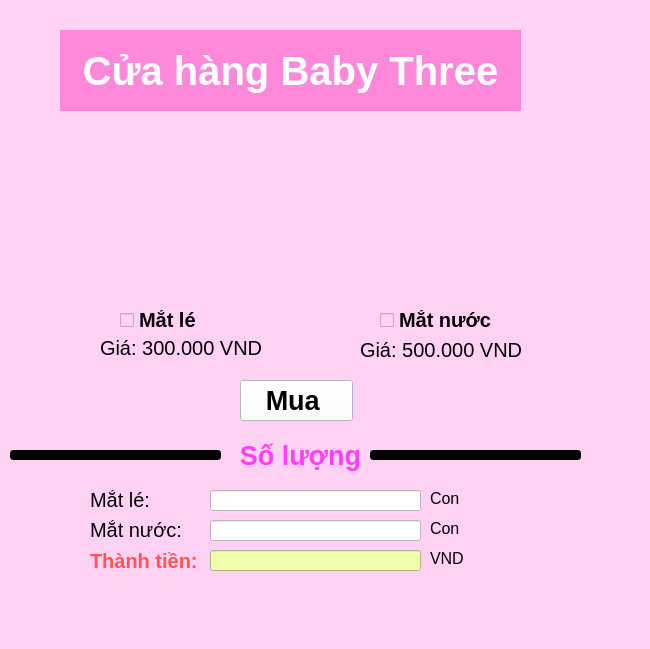
<?xml version="1.0" encoding="UTF-8"?>
<ui version="4.0">
 <class>MainWindow</class>
 <widget class="QMainWindow" name="MainWindow">
  <property name="geometry">
   <rect>
    <x>0</x>
    <y>0</y>
    <width>650</width>
    <height>649</height>
   </rect>
  </property>
  <property name="windowTitle">
   <string>BabyThree</string>
  </property>
  <property name="windowIcon">
   <iconset>
    <normaloff>../ListMathProject/images/student.png</normaloff>../ListMathProject/images/student.png</iconset>
  </property>
  <property name="styleSheet">
   <string notr="true">background-color: rgb(255, 210, 244);</string>
  </property>
  <widget class="QWidget" name="centralwidget">
   <widget class="QLabel" name="label">
    <property name="geometry">
     <rect>
      <x>60</x>
      <y>30</y>
      <width>461</width>
      <height>81</height>
     </rect>
    </property>
    <property name="font">
     <font>
      <pointsize>30</pointsize>
      <weight>75</weight>
      <bold>true</bold>
     </font>
    </property>
    <property name="styleSheet">
     <string notr="true">background-color: rgb(255, 136, 219);
color: rgb(255, 255, 255);</string>
    </property>
    <property name="text">
     <string>Cửa hàng Baby Three</string>
    </property>
    <property name="alignment">
     <set>Qt::AlignCenter</set>
    </property>
   </widget>
   <widget class="QLabel" name="label_4">
    <property name="geometry">
     <rect>
      <x>70</x>
      <y>130</y>
      <width>171</width>
      <height>171</height>
     </rect>
    </property>
    <property name="text">
     <string/>
    </property>
    <property name="pixmap">
     <pixmap>../../OneDrive/Pictures/Ảnh chụp màn hình/Ảnh chụp màn hình 2024-11-14 014553.png</pixmap>
    </property>
    <property name="scaledContents">
     <bool>true</bool>
    </property>
   </widget>
   <widget class="QLabel" name="label_5">
    <property name="geometry">
     <rect>
      <x>340</x>
      <y>130</y>
      <width>171</width>
      <height>171</height>
     </rect>
    </property>
    <property name="text">
     <string/>
    </property>
    <property name="pixmap">
     <pixmap>../../OneDrive/Pictures/Ảnh chụp màn hình/Ảnh chụp màn hình 2024-11-14 014611.png</pixmap>
    </property>
    <property name="scaledContents">
     <bool>true</bool>
    </property>
   </widget>
   <widget class="QCheckBox" name="checkBoxMatle">
    <property name="geometry">
     <rect>
      <x>120</x>
      <y>310</y>
      <width>87</width>
      <height>20</height>
     </rect>
    </property>
    <property name="font">
     <font>
      <pointsize>15</pointsize>
      <weight>75</weight>
      <bold>true</bold>
     </font>
    </property>
    <property name="text">
     <string>Mắt lé </string>
    </property>
   </widget>
   <widget class="QCheckBox" name="checkBoxMatnuoc">
    <property name="geometry">
     <rect>
      <x>380</x>
      <y>310</y>
      <width>121</width>
      <height>20</height>
     </rect>
    </property>
    <property name="font">
     <font>
      <pointsize>15</pointsize>
      <weight>75</weight>
      <bold>true</bold>
     </font>
    </property>
    <property name="text">
     <string>Mắt nước </string>
    </property>
   </widget>
   <widget class="QLabel" name="label_6">
    <property name="geometry">
     <rect>
      <x>100</x>
      <y>340</y>
      <width>181</width>
      <height>16</height>
     </rect>
    </property>
    <property name="font">
     <font>
      <pointsize>15</pointsize>
     </font>
    </property>
    <property name="text">
     <string>Giá: 300.000 VND</string>
    </property>
   </widget>
   <widget class="QLabel" name="label_7">
    <property name="geometry">
     <rect>
      <x>360</x>
      <y>340</y>
      <width>181</width>
      <height>20</height>
     </rect>
    </property>
    <property name="font">
     <font>
      <pointsize>15</pointsize>
     </font>
    </property>
    <property name="text">
     <string>Giá: 500.000 VND</string>
    </property>
   </widget>
   <widget class="QPushButton" name="pushButtonMua">
    <property name="geometry">
     <rect>
      <x>240</x>
      <y>380</y>
      <width>113</width>
      <height>41</height>
     </rect>
    </property>
    <property name="font">
     <font>
      <pointsize>20</pointsize>
      <weight>75</weight>
      <bold>true</bold>
     </font>
    </property>
    <property name="styleSheet">
     <string notr="true">background-color: rgb(255, 255, 255);</string>
    </property>
    <property name="text">
     <string>Mua </string>
    </property>
    <property name="icon">
     <iconset>
      <normaloff>../../Downloads/326700_cart_shopping_icon.png</normaloff>../../Downloads/326700_cart_shopping_icon.png</iconset>
    </property>
   </widget>
   <widget class="QLabel" name="label_8">
    <property name="geometry">
     <rect>
      <x>90</x>
      <y>550</y>
      <width>131</width>
      <height>21</height>
     </rect>
    </property>
    <property name="font">
     <font>
      <pointsize>15</pointsize>
      <weight>75</weight>
      <bold>true</bold>
     </font>
    </property>
    <property name="styleSheet">
     <string notr="true">color: rgb(255, 85, 83);</string>
    </property>
    <property name="text">
     <string>Thành tiền: </string>
    </property>
   </widget>
   <widget class="QLineEdit" name="lineEditThanhtien">
    <property name="geometry">
     <rect>
      <x>210</x>
      <y>550</y>
      <width>211</width>
      <height>21</height>
     </rect>
    </property>
    <property name="styleSheet">
     <string notr="true">background-color: rgb(240, 255, 173);</string>
    </property>
   </widget>
   <widget class="QLabel" name="label_9">
    <property name="geometry">
     <rect>
      <x>430</x>
      <y>550</y>
      <width>60</width>
      <height>16</height>
     </rect>
    </property>
    <property name="font">
     <font>
      <pointsize>12</pointsize>
     </font>
    </property>
    <property name="text">
     <string>VND</string>
    </property>
   </widget>
   <widget class="QLabel" name="label_10">
    <property name="geometry">
     <rect>
      <x>240</x>
      <y>440</y>
      <width>121</width>
      <height>31</height>
     </rect>
    </property>
    <property name="font">
     <font>
      <pointsize>20</pointsize>
      <weight>75</weight>
      <bold>true</bold>
     </font>
    </property>
    <property name="styleSheet">
     <string notr="true">color: rgb(255, 64, 245);</string>
    </property>
    <property name="text">
     <string>Số lượng</string>
    </property>
    <property name="alignment">
     <set>Qt::AlignCenter</set>
    </property>
   </widget>
   <widget class="QLabel" name="label_11">
    <property name="geometry">
     <rect>
      <x>90</x>
      <y>490</y>
      <width>71</width>
      <height>20</height>
     </rect>
    </property>
    <property name="font">
     <font>
      <pointsize>15</pointsize>
     </font>
    </property>
    <property name="text">
     <string>Mắt lé:</string>
    </property>
   </widget>
   <widget class="QLabel" name="label_12">
    <property name="geometry">
     <rect>
      <x>90</x>
      <y>520</y>
      <width>121</width>
      <height>20</height>
     </rect>
    </property>
    <property name="font">
     <font>
      <pointsize>15</pointsize>
     </font>
    </property>
    <property name="text">
     <string>Mắt nước:</string>
    </property>
   </widget>
   <widget class="QLineEdit" name="lineEditMatnuoc">
    <property name="geometry">
     <rect>
      <x>210</x>
      <y>520</y>
      <width>211</width>
      <height>21</height>
     </rect>
    </property>
    <property name="styleSheet">
     <string notr="true">background-color: rgb(255, 255, 255);</string>
    </property>
   </widget>
   <widget class="QLineEdit" name="lineEditMatle">
    <property name="geometry">
     <rect>
      <x>210</x>
      <y>490</y>
      <width>211</width>
      <height>21</height>
     </rect>
    </property>
    <property name="styleSheet">
     <string notr="true">
background-color: rgb(255, 255, 255);</string>
    </property>
   </widget>
   <widget class="QLabel" name="label_13">
    <property name="geometry">
     <rect>
      <x>430</x>
      <y>490</y>
      <width>60</width>
      <height>16</height>
     </rect>
    </property>
    <property name="font">
     <font>
      <pointsize>12</pointsize>
     </font>
    </property>
    <property name="text">
     <string>Con</string>
    </property>
   </widget>
   <widget class="QLabel" name="label_14">
    <property name="geometry">
     <rect>
      <x>430</x>
      <y>520</y>
      <width>60</width>
      <height>16</height>
     </rect>
    </property>
    <property name="font">
     <font>
      <pointsize>12</pointsize>
     </font>
    </property>
    <property name="text">
     <string>Con</string>
    </property>
   </widget>
   <widget class="QLineEdit" name="lineEdit_8">
    <property name="geometry">
     <rect>
      <x>10</x>
      <y>450</y>
      <width>211</width>
      <height>10</height>
     </rect>
    </property>
    <property name="maximumSize">
     <size>
      <width>16777215</width>
      <height>10</height>
     </size>
    </property>
    <property name="styleSheet">
     <string notr="true">background-color: rgb(0, 0, 0);</string>
    </property>
   </widget>
   <widget class="QLineEdit" name="lineEdit_9">
    <property name="geometry">
     <rect>
      <x>370</x>
      <y>450</y>
      <width>211</width>
      <height>10</height>
     </rect>
    </property>
    <property name="maximumSize">
     <size>
      <width>16777215</width>
      <height>10</height>
     </size>
    </property>
    <property name="styleSheet">
     <string notr="true">background-color: rgb(0, 0, 0);</string>
    </property>
   </widget>
  </widget>
  <widget class="QMenuBar" name="menubar">
   <property name="geometry">
    <rect>
     <x>0</x>
     <y>0</y>
     <width>650</width>
     <height>21</height>
    </rect>
   </property>
  </widget>
  <widget class="QStatusBar" name="statusbar"/>
 </widget>
 <resources/>
 <connections/>
</ui>
